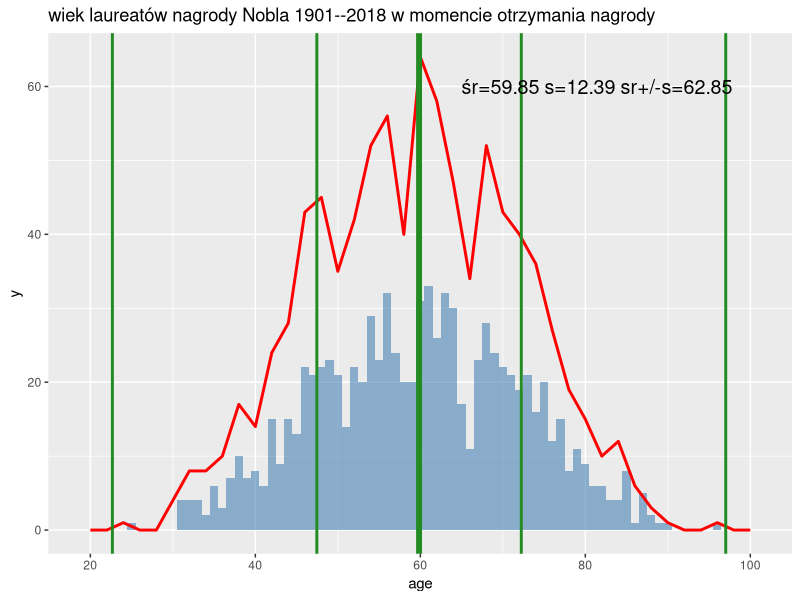
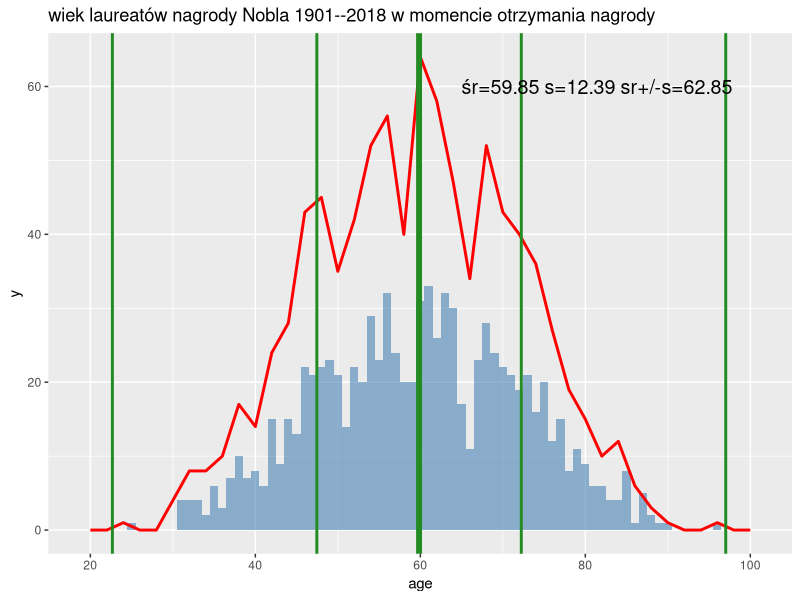

These figures' R source, in order:
library("ggplot2");
library("dplyr");

d <- read.csv("nobel_laureates3.csv", sep = ';',  header=T, na.string="NA");

fivenum(d$age)
m <- mean(d$age, na.rm=T)
s <- sd(d$age, na.rm=TRUE)
#m

allN <- nrow(d)
dSS <- d %>% filter(age > m - s & age < m +s )  %>% as.data.frame
allS <- nrow(dSS)
p <- allS/allN * 100


## rozkład
ggplot(d, aes(x = age)) + geom_histogram(binwidth = 1, fill="steelblue", alpha=.6) +
geom_freqpoly(binwidth = 2, color="red", size=1) +
geom_vline(xintercept = m, colour="forestgreen", size=2) +
geom_vline(xintercept = m - 3 * s, colour="forestgreen", size=1) +
geom_vline(xintercept = m + 3 * s, colour="forestgreen", size=1) +
geom_vline(xintercept = m - 1 * s, colour="forestgreen", size=1) +
geom_vline(xintercept = m + 1 * s, colour="forestgreen", size=1) +
ggtitle("wiek laureatów nagrody Nobla 1901--2018 w momencie otrzymania nagrody") +
annotate("text", x=65, y=60, label=sprintf("śr=%.2f s=%.2f sr+/-s=%.2f", m, s, p ), size=5, color="black", hjust = 0)

ggsave(file="NobelWiek.png")
